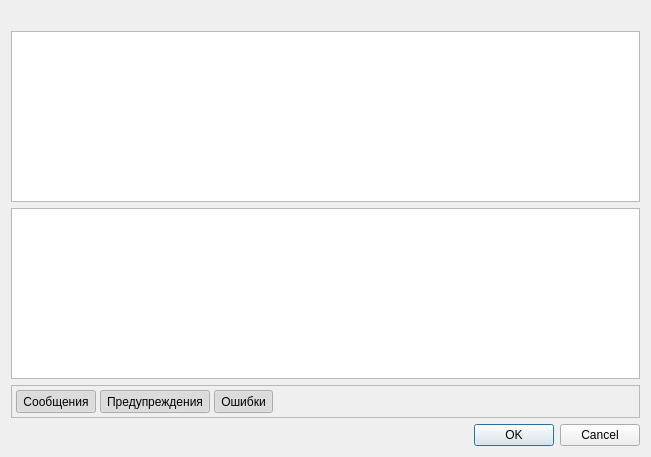
<?xml version="1.0" encoding="UTF-8"?>
<ui version="4.0">
 <class>ErrorDlg</class>
 <widget class="QDialog" name="ErrorDlg">
  <property name="geometry">
   <rect>
    <x>0</x>
    <y>0</y>
    <width>651</width>
    <height>457</height>
   </rect>
  </property>
  <property name="windowTitle">
   <string>Список сообщений</string>
  </property>
  <layout class="QVBoxLayout" name="verticalLayout">
   <item>
    <widget class="QLabel" name="msgLabel">
     <property name="text">
      <string/>
     </property>
    </widget>
   </item>
   <item>
    <widget class="QTableView" name="tableView"/>
   </item>
   <item>
    <widget class="QTextEdit" name="textEdit">
     <property name="readOnly">
      <bool>true</bool>
     </property>
    </widget>
   </item>
   <item>
    <widget class="QFrame" name="frame">
     <property name="frameShape">
      <enum>QFrame::StyledPanel</enum>
     </property>
     <property name="frameShadow">
      <enum>QFrame::Plain</enum>
     </property>
     <layout class="QHBoxLayout" name="horizontalLayout">
      <property name="spacing">
       <number>4</number>
      </property>
      <property name="leftMargin">
       <number>4</number>
      </property>
      <property name="topMargin">
       <number>4</number>
      </property>
      <property name="rightMargin">
       <number>4</number>
      </property>
      <property name="bottomMargin">
       <number>4</number>
      </property>
      <item>
       <widget class="QToolButton" name="toolButtonMsg">
        <property name="minimumSize">
         <size>
          <width>0</width>
          <height>23</height>
         </size>
        </property>
        <property name="text">
         <string>Сообщения</string>
        </property>
        <property name="checkable">
         <bool>true</bool>
        </property>
        <property name="checked">
         <bool>true</bool>
        </property>
        <property name="toolButtonStyle">
         <enum>Qt::ToolButtonTextBesideIcon</enum>
        </property>
       </widget>
      </item>
      <item>
       <widget class="QToolButton" name="toolButtonWarning">
        <property name="minimumSize">
         <size>
          <width>0</width>
          <height>23</height>
         </size>
        </property>
        <property name="text">
         <string>Предупреждения</string>
        </property>
        <property name="checkable">
         <bool>true</bool>
        </property>
        <property name="checked">
         <bool>true</bool>
        </property>
        <property name="toolButtonStyle">
         <enum>Qt::ToolButtonTextBesideIcon</enum>
        </property>
       </widget>
      </item>
      <item>
       <widget class="QToolButton" name="toolButtonError">
        <property name="minimumSize">
         <size>
          <width>0</width>
          <height>23</height>
         </size>
        </property>
        <property name="text">
         <string>Ошибки</string>
        </property>
        <property name="checkable">
         <bool>true</bool>
        </property>
        <property name="checked">
         <bool>true</bool>
        </property>
        <property name="toolButtonStyle">
         <enum>Qt::ToolButtonTextBesideIcon</enum>
        </property>
       </widget>
      </item>
      <item>
       <spacer name="horizontalSpacer">
        <property name="orientation">
         <enum>Qt::Horizontal</enum>
        </property>
        <property name="sizeHint" stdset="0">
         <size>
          <width>40</width>
          <height>20</height>
         </size>
        </property>
       </spacer>
      </item>
     </layout>
    </widget>
   </item>
   <item>
    <widget class="QDialogButtonBox" name="buttonBox">
     <property name="orientation">
      <enum>Qt::Horizontal</enum>
     </property>
     <property name="standardButtons">
      <set>QDialogButtonBox::Cancel|QDialogButtonBox::Ok</set>
     </property>
    </widget>
   </item>
  </layout>
 </widget>
 <resources/>
 <connections>
  <connection>
   <sender>buttonBox</sender>
   <signal>accepted()</signal>
   <receiver>ErrorDlg</receiver>
   <slot>accept()</slot>
   <hints>
    <hint type="sourcelabel">
     <x>248</x>
     <y>254</y>
    </hint>
    <hint type="destinationlabel">
     <x>157</x>
     <y>274</y>
    </hint>
   </hints>
  </connection>
  <connection>
   <sender>buttonBox</sender>
   <signal>rejected()</signal>
   <receiver>ErrorDlg</receiver>
   <slot>reject()</slot>
   <hints>
    <hint type="sourcelabel">
     <x>316</x>
     <y>260</y>
    </hint>
    <hint type="destinationlabel">
     <x>286</x>
     <y>274</y>
    </hint>
   </hints>
  </connection>
 </connections>
</ui>
